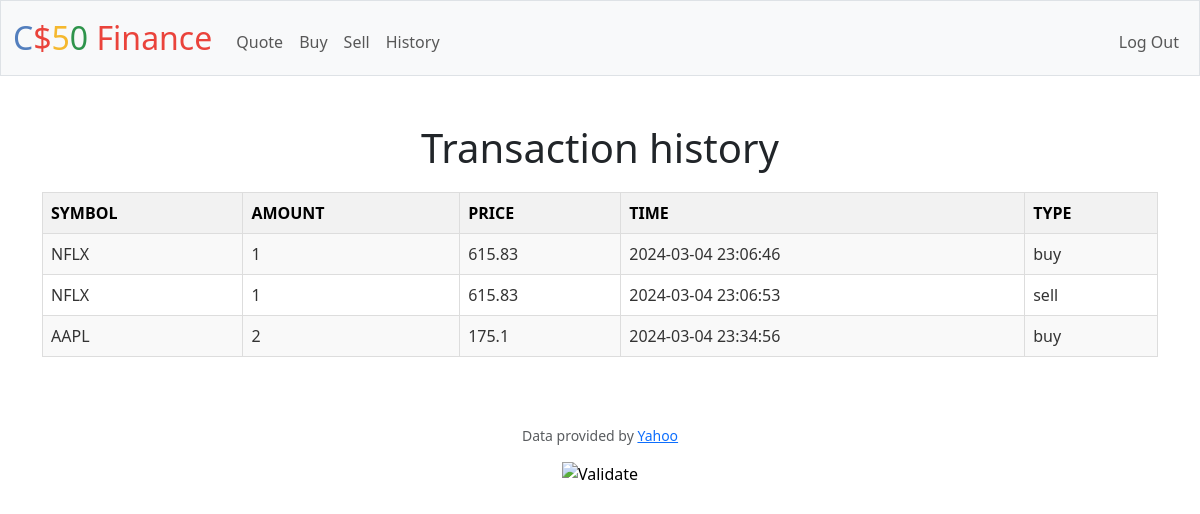
Screenshot of /history (signed in) with the database file from the repository.
### tables this page shows
CREATE TABLE transactions (id INTEGER PRIMARY KEY AUTOINCREMENT NOT NULL, user_id INTEGER NOT NULL, symbol TEXT NOT NULL, amount INTEGER NOT NULL, quote INTEGER NOT NULL, timestamp DATETIME DEFAULT CURRENT_TIMESTAMP, type VARCHAR(4) NOT NULL, CHECK(type IN("buy","sell")), FOREIGN KEY (user_id) REFERENCES users(id));

### app.py (the view)
@app.route("/history")
@login_required
def history():
    records = db.execute('SELECT * FROM transactions WHERE user_id =?', session.get("user_id"))
    return render_template('history.html', records=records)

### app.py (called while the page is built)
@app.after_request
def after_request(response):
    response.headers["Cache-Control"] = "no-cache, no-store, must-revalidate"
    response.headers["Expires"] = 0
    response.headers["Pragma"] = "no-cache"
    return response

### helpers.py (called while the page is built)
def login_required(f):
    @wraps(f)
    def decorated_function(*args, **kwargs):
        if session.get("user_id") is None:
            return redirect("/login")
        return f(*args, **kwargs)
    return decorated_function

### templates/history.html (shortened to what this page needs)
{% extends "layout.html" %}
{% block main %}
<h1> Transaction history</h1>
<table class="quotes-table">
    {% if records %}
    <tr>
        <th>SYMBOL</th>
        <th>AMOUNT</th>
        <th>PRICE</th>
        <th>TIME</th>
        <th>TYPE</th>
    </tr>
        {% for record in records %}
            <tr>
                <td>{{ record['symbol'] }}</td>
                <td>{{ record['amount'] }}</td>
                <td>{{ record['quote'] }}</td>
                <td>{{ record['timestamp'] }}</td>
                <td>{{ record['type'] }}</td>
            </tr>
        {% endfor %}
    {% endif %}
</table>
{% endblock %}

### static/styles.css (style rules this page uses)
.quotes-table { width: 100%; border-collapse: collapse; margin: 20px 0; }
.quotes-table th, .quotes-table td { border: 1px solid #ddd; padding: 8px; text-align: left; }
.quotes-table th { background-color: #f2f2f2; color: black; }
.quotes-table tr:nth-child(even) { background-color: #f9f9f9; }
.quotes-table td { color: #333; }

### rows the page displays
transactions: symbol "NFLX", amount "1", quote "615.83", timestamp "2024-03-04 23:06:46", type "buy"
transactions: symbol "NFLX", amount "1", quote "615.83", timestamp "2024-03-04 23:06:53", type "sell"
transactions: symbol "AAPL", amount "2", quote "175.1", timestamp "2024-03-04 23:34:56", type "buy"
